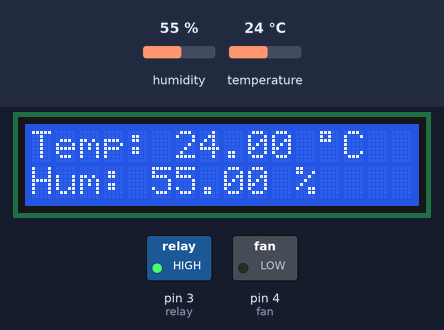
Simulated run of this sketch. Board: Arduino Uno, built with avr-gcc and run on an emulated ATmega328P. Shown: 16×2 character LCD, switched loads named in the sketch (green lamp = pin HIGH). The inputs (shaded band) are chosen by the test bench; at power-on: humidity 55 %, temperature 24 °C. What the sketch prints to the serial monitor is not drawn.

Above: at 2.7 s.
2.8 s: humidity set to 69 %
At 6.3 s:
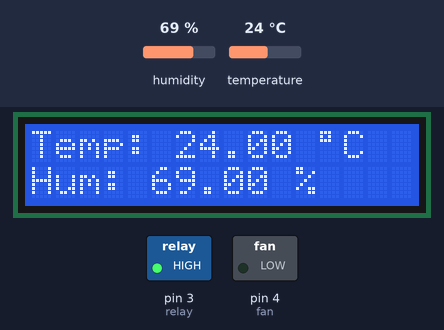
7.1 s: humidity set to 72 %
At 8.7 s:
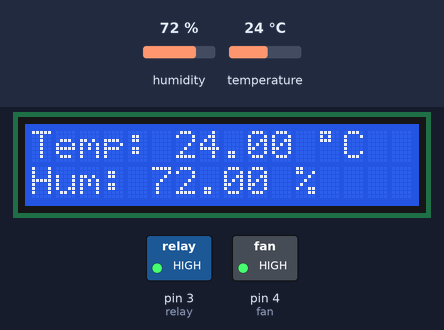
11.4 s: temperature set to 34.5 °C
At 14.6 s:
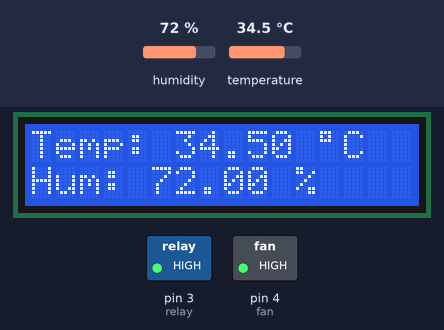
15.8 s: temperature set to 35.6 °C
At 18.2 s:
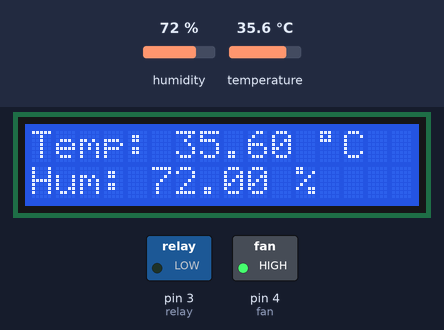
20.1 s: humidity set to 61 %
At 21.8 s:
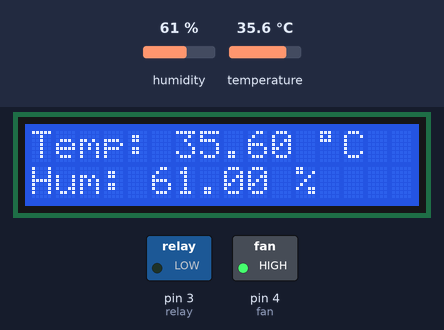
24.4 s: humidity set to 58 %
At 27.8 s:
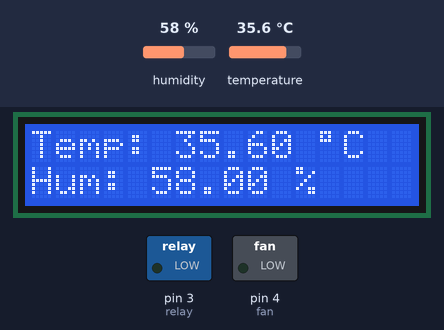
Timing chart, 0 to 29.3 s (numbered marks = the images above; inputs shaded):
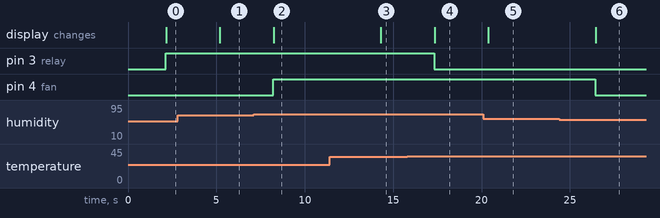

Measured:
- the behaviour switches between 70 and 71 % on humidity (found by bisection; images 1 and 2)
- the behaviour switches between 35 and 35.1 °C on temperature (found by bisection; images 3 and 4)
- the behaviour switches between 60 and 59 % on humidity (found by bisection; images 5 and 6)
- after the input at 2.8 s, the display: changes after 2.4 s (image 1)
- after the input at 7.1 s, pin 4 (fan): LOW → HIGH after 1.1 s; the display: changes after 1.1 s (image 2)
- after the input at 11.4 s, the display: changes after 2.9 s (image 3)
- after the input at 15.8 s, pin 3 (relay): HIGH → LOW after 1.5 s; the display: changes after 1.5 s (image 4)
- after the input at 20.1 s, the display: changes after 0.28 s (image 5)
- after the input at 24.4 s, pin 4 (fan): HIGH → LOW after 2.0 s; the display: changes after 2.0 s (image 6)

The sketch:

EFDURCWHAbAU-Codes.ino
```cpp
#include "DHT.h"
#include <Wire.h>
#define DHTPIN 2     // what pin we're connected to
#define DHTTYPE DHT22   // DHT 22  (AM2302)
#define fan 4
#define relay 3
#include <LiquidCrystal_I2C.h>
LiquidCrystal_I2C lcd = LiquidCrystal_I2C(0x27, 16, 2);

int maxTemp = 35;
int minTemp = 30;
int maxHum = 70;
int minHum = 60;


DHT dht(DHTPIN, DHTTYPE);

void setup() {
  pinMode(relay, OUTPUT);
    pinMode(fan, OUTPUT);
  Serial.begin(9600);
    dht.begin();
    lcd.begin(16,2);
    lcd.init();
  lcd.backlight();
}

void loop() {
  // Wait a few seconds between measurements.
  delay(2000);

  // Reading temperature or humidity takes about 250 milliseconds!
  // Sensor readings may also be up to 2 seconds 'old' (its a very slow sensor)
  float h = dht.readHumidity();
  // Read temperature as Celsius
  float t = dht.readTemperature();

  // Check if any reads failed and exit early (to try again).
  if (isnan(h) || isnan(t)) {
    Serial.println("Failed to read from DHT sensor!");
    return;
  }

      if( t < minTemp) { // if temp is lower than minimum temp
      // Heater on
      digitalWrite(relay, 255);
   }
    if( t > maxTemp ) { // if temp is higher than maximum temp
      // Heater off
     analogWrite(relay, LOW);
   }
     if( h > maxHum) { // if hum is higher than maximum hum
      // fan is spinning
      analogWrite(fan, 255);
   }
    if( h < minHum ) { // if hum is lower than minimum hum
      // fan is not spinning
      digitalWrite(fan, LOW);
   }

  Serial.print("Humidity: ");
  Serial.print(h);
  Serial.print(" %\t");
  Serial.print("Temperature: ");
  Serial.print(t);
  Serial.println(" *C ");

    lcd.clear();
    lcd.setCursor(0,0);
    lcd.print("Temp: ");
    lcd.print(t);
    lcd.print(" ");
    lcd.print((char)223);
    lcd.print("C");
     lcd.setCursor(0,1);
    lcd.print("Hum: ");
     lcd.print(h);
    lcd.print(" %");
    delay(1000); //Delay 1 sec.
} 
```
